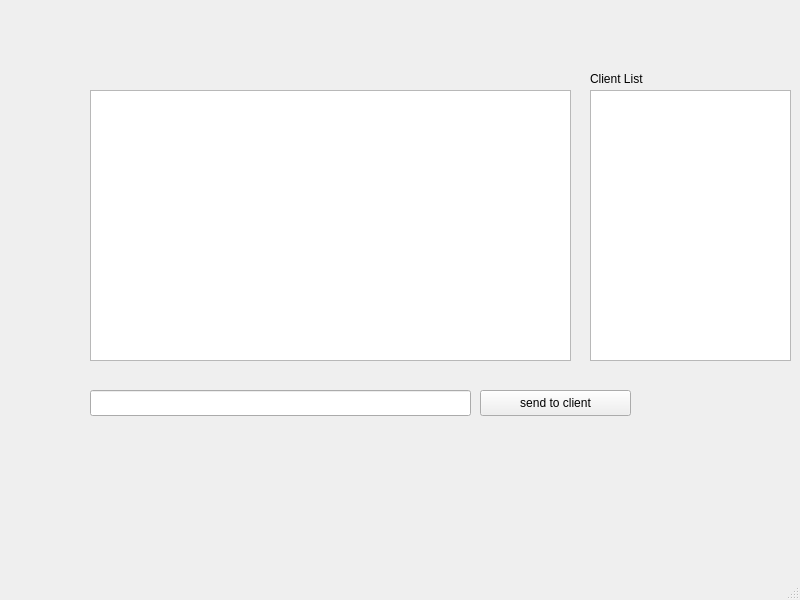
<?xml version="1.0" encoding="UTF-8"?>
<ui version="4.0">
 <class>MainWindow</class>
 <widget class="QMainWindow" name="MainWindow">
  <property name="geometry">
   <rect>
    <x>0</x>
    <y>0</y>
    <width>800</width>
    <height>600</height>
   </rect>
  </property>
  <property name="windowTitle">
   <string>MainWindow</string>
  </property>
  <widget class="QWidget" name="centralwidget">
   <widget class="QTextEdit" name="textEdit">
    <property name="geometry">
     <rect>
      <x>90</x>
      <y>90</y>
      <width>481</width>
      <height>271</height>
     </rect>
    </property>
   </widget>
   <widget class="QLineEdit" name="lineEdit">
    <property name="geometry">
     <rect>
      <x>90</x>
      <y>390</y>
      <width>381</width>
      <height>26</height>
     </rect>
    </property>
   </widget>
   <widget class="QPushButton" name="pushButton">
    <property name="geometry">
     <rect>
      <x>480</x>
      <y>390</y>
      <width>151</width>
      <height>26</height>
     </rect>
    </property>
    <property name="text">
     <string>send to client</string>
    </property>
   </widget>
   <widget class="QTextEdit" name="textEdit_2">
    <property name="geometry">
     <rect>
      <x>590</x>
      <y>90</y>
      <width>201</width>
      <height>271</height>
     </rect>
    </property>
   </widget>
   <widget class="QLabel" name="label">
    <property name="geometry">
     <rect>
      <x>590</x>
      <y>70</y>
      <width>101</width>
      <height>18</height>
     </rect>
    </property>
    <property name="text">
     <string>Client List</string>
    </property>
   </widget>
  </widget>
  <widget class="QMenuBar" name="menubar">
   <property name="geometry">
    <rect>
     <x>0</x>
     <y>0</y>
     <width>800</width>
     <height>23</height>
    </rect>
   </property>
  </widget>
  <widget class="QStatusBar" name="statusbar"/>
 </widget>
 <resources/>
 <connections/>
</ui>
